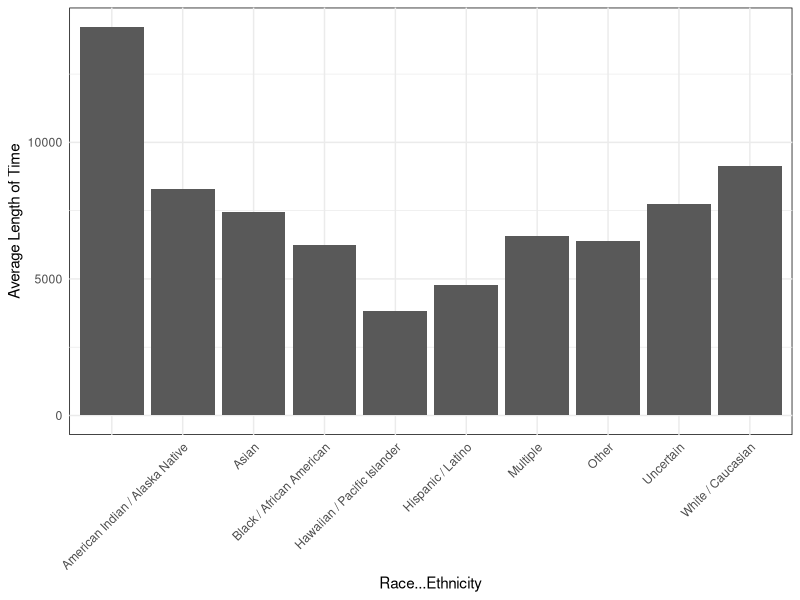
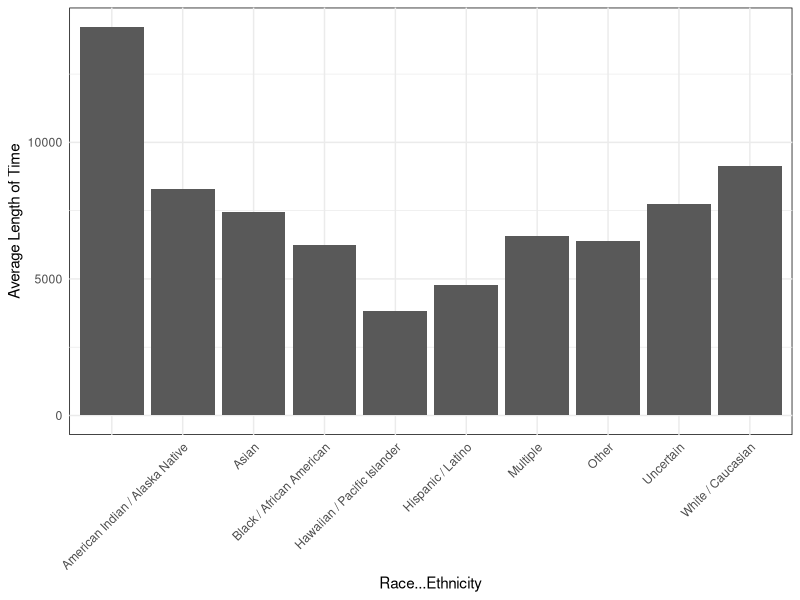

Recreate these plots in R, in order.
#generate racetime figure

library(stringr)
library(tidyverse)
library(lubridate)

merged_data <- read.csv("source_data/merged_data.csv")

#recode Race so that any response with multiple responses is "Multiple"
unique(merged_data$Race...Ethnicity)

merged_data$Race...Ethnicity[str_detect(merged_data$Race...Ethnicity, ",")] = "Multiple"

# Convert the "DLC" column to a Date object
merged_data$DLC <- mdy(merged_data$DLC)  # Assumes month-day-year format, adjust if needed

# Calculate the difference between today and the "DLC" dates
merged_data$Days_In_Dataset <- as.numeric(difftime(Sys.Date(), merged_data$DLC, units = "days"))

# Create a summary data frame with the average length of time by "Race...Ethnicity"
summary_dataR <- aggregate(Days_In_Dataset ~ Race...Ethnicity, data = merged_data, FUN = mean)

# Create a bar plot
ggplot(summary_dataR, aes(x = Race...Ethnicity, y = Days_In_Dataset)) +
  geom_bar(stat = "identity") +
  labs(x = "Race...Ethnicity", y = "Average Length of Time") +
  theme_minimal() +
  theme(axis.text.x = element_text(angle = 45, hjust = 1),
        panel.background = element_rect(fill = "white"))

# Save the plot as a PNG file in the 'output' folder 
ggsave("output/racetime_figure.png", width = 6, height = 4)
